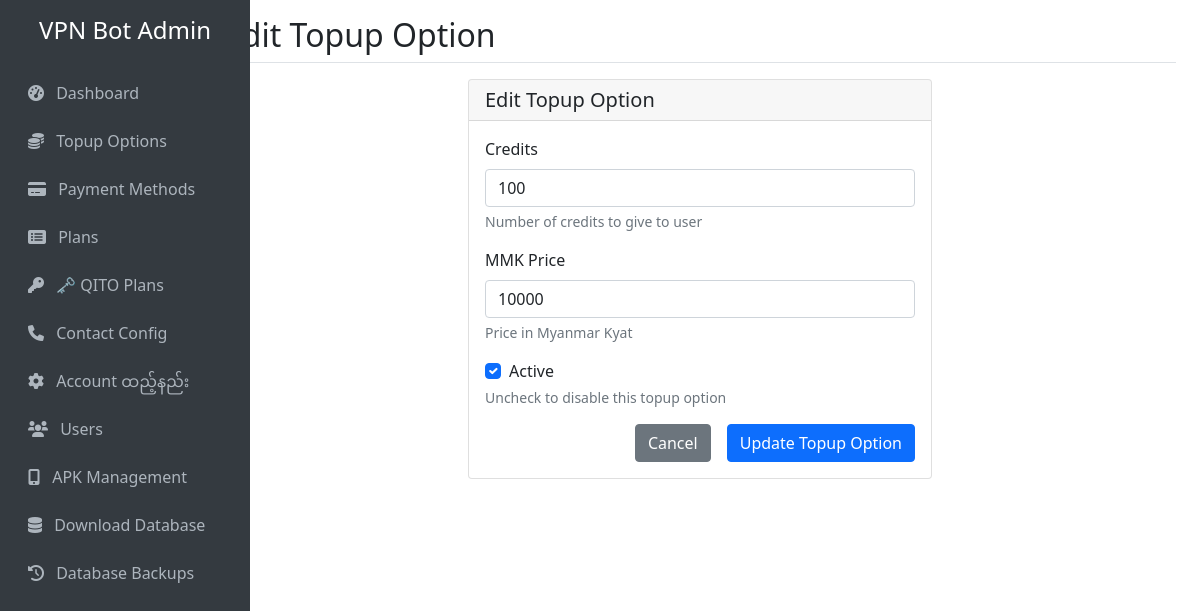
The app's page /topup/edit/1, older data.
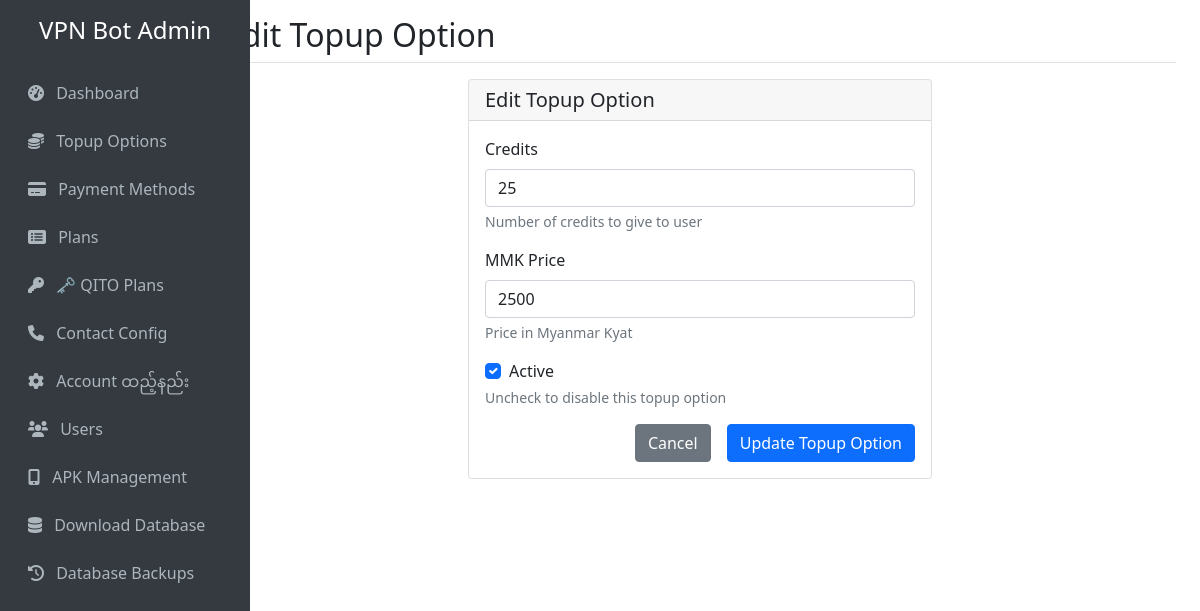
The same page, newer data.
### tables this page shows
CREATE TABLE topup_options (
            id INTEGER PRIMARY KEY AUTOINCREMENT,
            credits INTEGER NOT NULL,
            mmk_price INTEGER NOT NULL,
            is_active BOOLEAN DEFAULT 1,
            created_at TIMESTAMP DEFAULT CURRENT_TIMESTAMP,
            updated_at TIMESTAMP DEFAULT CURRENT_TIMESTAMP
        );

### web_admin.py (the view, shortened to what this page needs)
@app.route('/topup/edit/<int:topup_id>', methods=['GET', 'POST'])
def edit_topup(topup_id):
    conn = get_db_connection()
    topup = conn.execute('SELECT * FROM topup_options WHERE id = ?', (topup_id,)).fetchone()
    conn.close()
    if topup is None:
        flash('Topup option not found!', 'error')
        return redirect(url_for('topup_management'))
    return render_template('edit_topup.html', topup=topup)

### web_admin.py (called while the page is built)
def get_db_connection():
    conn = sqlite3.connect(DB_FILE)
    conn.row_factory = sqlite3.Row
    return conn

### templates/edit_topup.html (shortened to what this page needs)
{% extends "base.html" %}
{% block page_title %}Edit Topup Option{% endblock %}
{% block content %}
<div class="row justify-content-center">
    <div class="col-md-6">
        <div class="card">
            <div class="card-header">
                <h5 class="card-title mb-0">Edit Topup Option</h5>
            </div>
            <div class="card-body">
                <form method="POST">
                    <div class="mb-3">
                        <label for="credits" class="form-label">Credits</label>
                        <input type="number" class="form-control" id="credits" name="credits"
                               value="{{ topup.credits }}" required min="1">
                        <div class="form-text">Number of credits to give to user</div>
                    </div>
                    <div class="mb-3">
                        <label for="mmk_price" class="form-label">MMK Price</label>
                        <input type="number" class="form-control" id="mmk_price" name="mmk_price"
                               value="{{ topup.mmk_price }}" required min="1">
                        <div class="form-text">Price in Myanmar Kyat</div>
                    </div>
                    <div class="mb-3">
                        <div class="form-check">
                            <input class="form-check-input" type="checkbox" id="is_active" name="is_active"
                                   {% if topup.is_active %}checked{% endif %}>
                            <label class="form-check-label" for="is_active">
                                Active
                            </label>
                        </div>
                        <div class="form-text">Uncheck to disable this topup option</div>
                    </div>
                    <div class="d-grid gap-2 d-md-flex justify-content-md-end">
                        <a href="{{ url_for('topup_management') }}" class="btn btn-secondary me-md-2">Cancel</a>
                        <button type="submit" class="btn btn-primary">Update Topup Option</button>
                    </div>
                </form>
            </div>
        </div>
    </div>
</div>
{% endblock %}

Row changes from the older to the newer data that the page shows:
changed topup_options: credits "100" → "25"; mmk_price "10000" → "2500"
